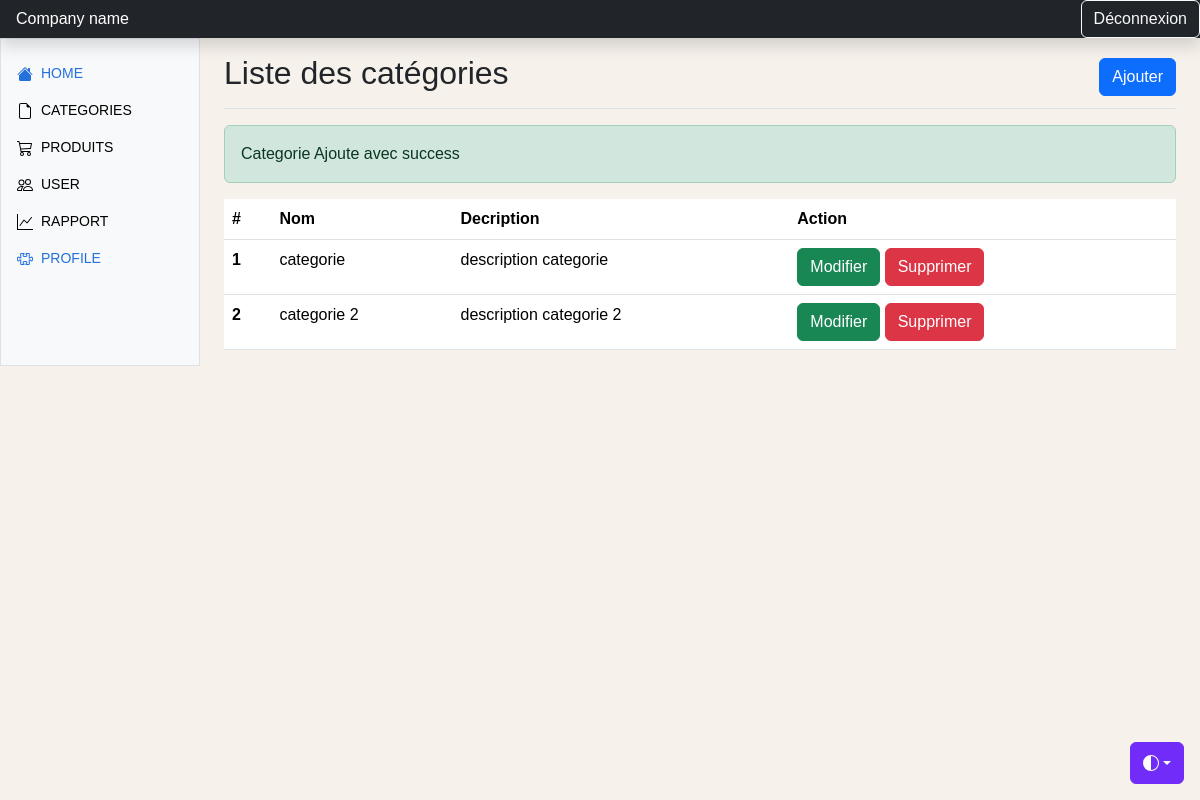
The page /admin/categories/liste.php?ajout=ok on the database as committed earlier.
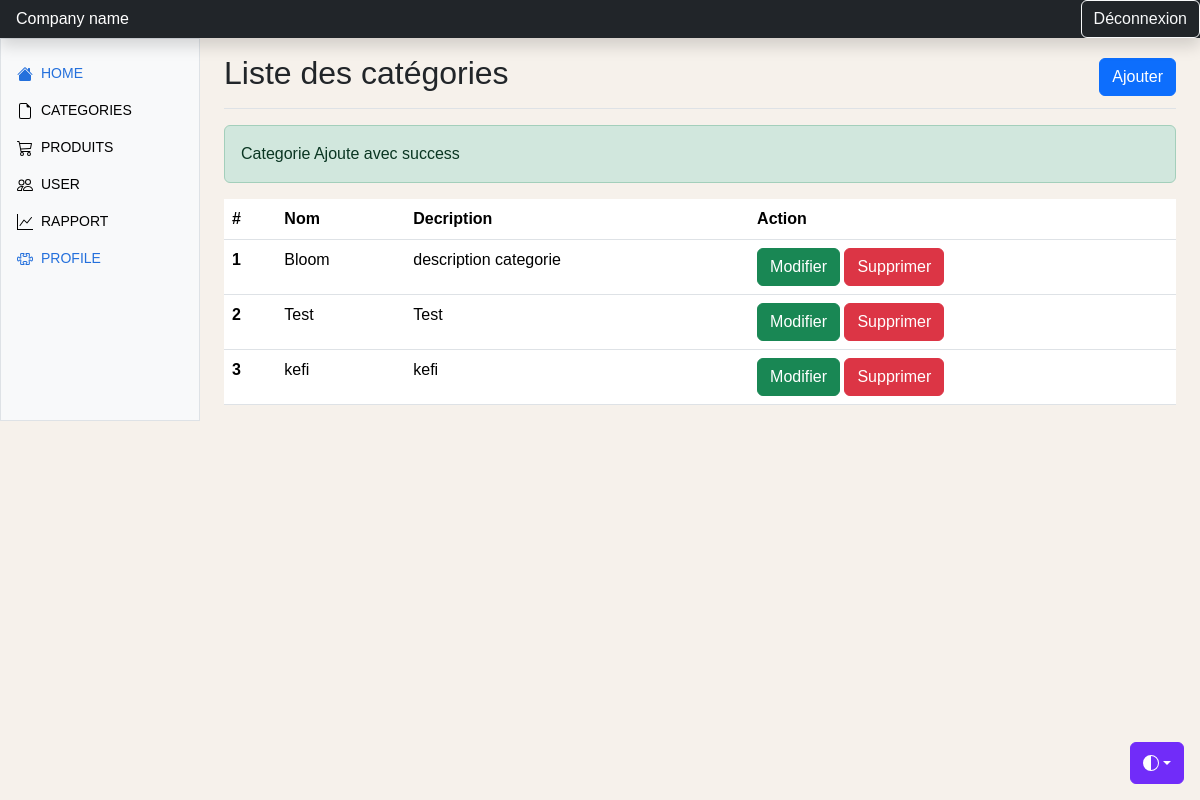
The same page on the database as committed later.
### tables this page shows
CREATE TABLE `categories` (
  `id` int(11) NOT NULL,
  `nom` varchar(255) NOT NULL,
  `description` varchar(255) NOT NULL,
  `image` varchar(255) NOT NULL,
  `createur` int(11) NOT NULL,
  `date_creation` date NOT NULL,
  `date_modification` date NOT NULL
);

### inc/functions.php (called while the page is built, shortened)
<?php
function connectToDatabase(){
    try {
        $conn = new PDO("mysql:host=" . MONHOST . ";dbname=" . MABD, MONUSER, MONPWD);
        $conn->setAttribute(PDO::ATTR_ERRMODE, PDO::ERRMODE_EXCEPTION);
        return $conn;
    } catch (PDOException $e) {
        echo "Erreur de connexion à la base de données : " . $e->getMessage();
        die();
    }
}
function getAllCategories($conn){
    $requete = "SELECT * FROM categories";
    $resultat = $conn->query($requete);
    $categories = $resultat->fetchAll();
    return $categories;
}
$conn = connectToDatabase();
$categories = getAllCategories($conn);
?>

### admin/categories/liste.php (the view, shortened to what this page needs)
<?php
include "../../inc/functions.php";
$categories = getAllCategories($conn);
?>
<!doctype html>
<html lang="en" data-bs-theme="auto">
<head>
  <link rel="stylesheet" href="https://cdn.jsdelivr.net/npm/@docsearch/css@3">
  <link href="../../css/bootstrap.min.css" rel="stylesheet">
  <link href="https://cdn.jsdelivr.net/npm/bootstrap-icons@1.10.5/font/bootstrap-icons.min.css" rel="stylesheet">
  <link href="../../css/dashboard.css" rel="stylesheet">
</head>
<body>
  <div class="dropdown position-fixed bottom-0 end-0 mb-3 me-3 bd-mode-toggle">
    <button class="btn btn-bd-primary py-2 dropdown-toggle d-flex align-items-center" id="bd-theme" type="button" aria-expanded="false" data-bs-toggle="dropdown" aria-label="Toggle theme (auto)">
      <svg class="bi my-1 theme-icon-active" width="1em" height="1em">
        <use href="#circle-half"></use>
      </svg>
    </button>
  </div>
  <header class="navbar sticky-top bg-dark flex-md-nowrap p-0 shadow" data-bs-theme="dark">
    <a class="navbar-brand col-md-3 col-lg-2 me-0 px-3 fs-6 text-white" href="#">Company name</a>
    <a class="btn btn-outline-light" href="../../deconnexion.php">Déconnexion</a>
  </header>
  <div class="container-fluid">
    <div class="row">
      <?php
      include "../template/navigation.php";
      ?>
      <div class="col-md-9 ms-sm-auto col-lg-10 px-md-4">
        <div class="d-flex justify-content-between flex-wrap flex-md-nowrap align-items-center pt-3 pb-2 mb-3 border-bottom">
          <h1 class="h2">Liste des catégories</h1>
          <div>
            <a class="btn btn-primary" data-bs-toggle="modal" data-bs-target="#exampleModal">Ajouter</a>
          </div>
        </div>
        <div>
          <?php
          if (isset($_GET['ajout']) && $_GET['ajout'] == "ok") {
            print '<div class="alert alert-success">
            Categorie Ajoute avec success
              </div>';
          }
          ?>
          <table class="table">
            <thead>
              <tr>
                <th scope="col">#</th>
                <th scope="col">Nom</th>
                <th scope="col">Decription</th>
                <th scope="col">Action</th>
              </tr>
            </thead>
            <tbody>
              <?php
              $i = 0;
              foreach ($categories as $c) {
                $i++;
                print '<tr>
                     <th scope="row">' . $i . '</th>
                     <td>' . $c['nom'] . '</td>
                     <td>' . $c['description'] . '</td>
                     <td>
                           <a data-bs-toggle="modal" data-bs-target="#editModal' . $c['id'] . '" class="btn btn-success">Modifier</a>
                           <a href="supprimer.php?idc=' . $c['id'] . '"class="btn btn-danger">Supprimer</a>
                     </td>
                   </tr>';
              }
              ?>
            </tbody>
          </table>
        </div>
      </div>
    </div>
  </div>
</body>
</html>

Rows that differ between the two databases and show on the page:
removed categories: nom "categorie 2", description "description categorie 2"
changed categories "description categorie": nom "categorie" → "Bloom"
added categories: nom "Test", description "Test"
added categories: nom "kefi", description "kefi"
